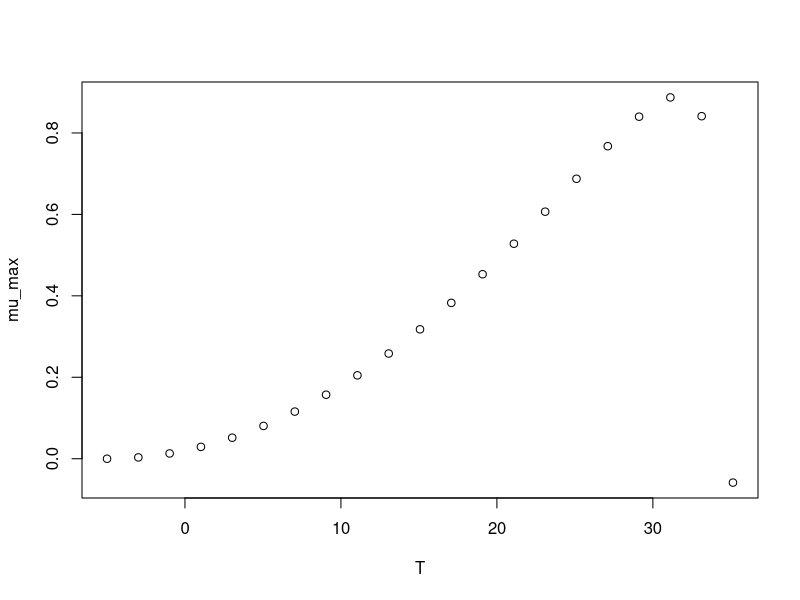

The R script that drew this image:
#############################
# start of Parameter script
#############################
T <- seq(-4.995004995005,35.1351,length.out=21)
#############################
# end of Parameter script
#############################
############################# 
# start of Model script Gropin ID 404 
#############################
 
# constant coefficients for this model
 
variables <- data.frame(T)
argumentsPar <- expand.grid(variables)
 
# heart of the model
response_surface <- function(T) {
   mumax <-(8.9*(10^-1)*(T-35.1)*((T+5)^2))/((31.6+5)*((31.6+5)*(T-31.6)-(31.6-35.1)*(31.6-5-2*T)))

return(mumax=mumax)
} 

# output parameters
mumax <- cbind(argumentsPar,response_surface(argumentsPar['T']))
colnames(mumax) <- c(colnames(argumentsPar),'mumax')
#############################
# End of Model script
#############################
############################# 
# start of Visualisation script Gropin ID 404 
#############################
plot(T,mumax$mumax,
                          xlab='T',
                          ylab='mu_max')
#############################
# End of Visualisation script
#############################
